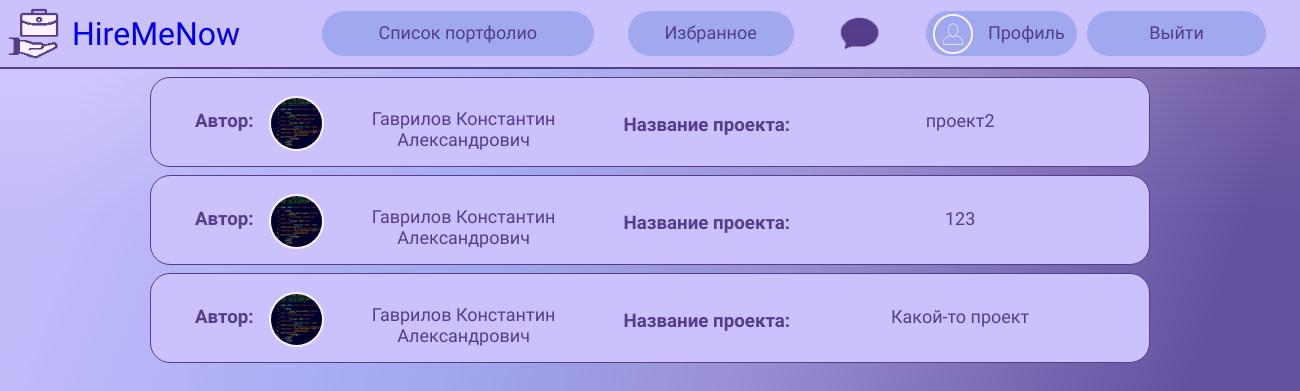
Screenshot of /favorite/ (signed in) with the database file from the repository.
### mainApp/models.py (models this page shows, shortened)
class Like(models.Model):
    portfolio = models.ForeignKey(Portfolio, on_delete=models.SET_NULL, null=True)
    user = models.ForeignKey(User, on_delete=models.SET_NULL, null=True)
    profile = models.ForeignKey(userProfile, on_delete=models.SET_NULL, null=True)

class userProfile(models.Model):
    user = models.OneToOneField(User, null=True, on_delete=models.CASCADE)
    resume = models.FileField(upload_to='files/', validators=[FileExtensionValidator(allowed_extensions=['pdf'])],
                              blank=True)
    avatar = models.ImageField(upload_to='images/', default='../static/img/profile.png',
                               validators=[FileExtensionValidator(allowed_extensions=['png', 'jpg', 'jpeg'])],
                               blank=True)
    fullName = models.CharField(max_length=100, blank=False, default='ИмяПользователя')
    education = models.CharField(max_length=100, blank=False, default='похоже, тут ничего нет...')
    edu_base = models.CharField(max_length=100, blank=False, default='похоже, тут ничего нет...')
    contacts = models.CharField(max_length=250, blank=False, default='похоже, тут ничего нет...')
    level = models.CharField(max_length=100, blank=False, default='похоже, тут ничего нет...')
    chars = models.CharField(max_length=150, blank=False, default='похоже, тут ничего нет...')
    exp = models.CharField(max_length=200, blank=False, default='похоже, тут ничего нет...')

class Portfolio(models.Model):
    user = models.ForeignKey(User, on_delete=models.SET_NULL, null=True)
    name = models.CharField(max_length=150, blank=False, default="Какой-то проект")
    image = models.ImageField(upload_to='images/', default='../static/img/photo404.jpg', validators=[FileExtensionValidator(allowed_extensions=['png', 'jpg', 'jpeg'])], blank=True)
    description = models.CharField(max_length=2000, blank=False, default="Описание какого-то проекта")
    link = models.CharField(max_length=250, blank=True, default="Какая-то ссылка")
    created = models.DateTimeField(auto_now_add=True)
    class Meta:
        ordering = ['-created']

### mainApp/views.py (the view)
# urls.py: path('favorite/', views.favorite, name='favorite'),
@login_required(login_url="login")
def favorite(request):
    likes = Like.objects.filter(user=request.user)
    context = {
        'likes': likes
    }
    return render(request, 'favorite.html', context)

### templates/favorite.html (shortened to what this page needs)
{% load static %}
<!DOCTYPE html>
<html lang="ru" dir="ltr">
  <head>
    <link rel="stylesheet" href="{% static 'css/favorite.css' %}">
    <link rel="stylesheet" href="{% static 'css/no_underline.css' %}">
  </head>
  <body>
    <div id="nav-bar">
		<a href="{% url 'home' %}" id="header">
			<img id="main-logo" src="{% static 'img/logo.png'%}" alt="logo">
			<h1 id="name">HireMeNow</h1>
		</a>
		<div id="buttons">
			<a href="{% url 'portfolio-list' %}" class="btn" id="portfolio-list">Список портфолио</a>
			<a href="{% url 'favorite' %}" class="btn" id="favorite">Избранное</a>
			<a href="{% url 'chat_template' %}" id="chat">
			<img src="{% static 'img/chat.png' %}" width="65px" alt="chat">
			</a>
            {% if user.is_authenticated %}
            <div id="enter">
				<a href="{% url 'profile' request.user.username %}" class="btn" id="profile"><img id="profile-picture" src="{% static 'img/profile.png' %}" width="40px">Профиль</a>
				<a href="{% url 'logout' %}" class="btn" id="logout">Выйти</a>
			</div>
            {% else %}
			<div id="enter">
				<a href="{% url 'register' %}" class="btn" id="reg">Регистрация</a>
				<a href="{% url 'login' %}" class="btn" id="log">Вход</a>
			</div>
            {% endif %}
		</div>
	</div>
    <div class="holder">
    {% for like in likes %}
        <div class="project">
              <div class="info">
                    <div class="username">
                        <h3 class="creator">Автор:</h3>
                        <img src="{{ like.profile.avatar.url }}" width="55px" height="55px" class="mini-profile">
                        <a class="name">{{ like.profile.fullName }}</a>
                    </div>
                    <div class="projects-list">
                      <h3 class="products">Название проекта:</h3>
                      <a class="project-name">{{ like.portfolio.name }}</a>
                   </div>
              </div>
        </div>
    {% endfor %}
    </div>
    </body>
</html>

### static/css/favorite.css (style rules this page uses)
* { margin: 0; padding: 0; box-sizing: border-box; font-family: 'Comfortaa'; }
body { width: 100%; height: 100%; background: linear-gradient(110.2deg, rgba(203, 193, 253, 0.8) 7%, rgba(160, 168, 240, 0.8) 36.37%, rgba(151, 135, 203, 0.8) 55.83%, rgba(85, 61, 139, 0.8) 83.36%), linear-gradient(180.21deg, #FEF2FF 0.19%, #A0A8F0 27.03%);; overflow: hidden; background-repeat: no-repeat; background-attachment: fixed; overflow-y: scroll; color: #553d8b; }
#header { display: flex; align-items: center; justify-content: left; gap: 5px; }
#nav-bar { display: flex; width: 100%; align-items: center; flex-direction: row; background: #CBC1FD; border-bottom: 2px solid #553D8B; }
#buttons { width: 100%; display: flex; justify-content: space-evenly; }
#main-logo { width: 67px; height: 67px; }
#name { position: flex; display: flex; width: 216px; height: 40px; font-weight: 400; font-size: 32px; line-height: 40px; }
.btn { display: flex; flex-direction: row; justify-content: center; align-items: center; padding: 10px; background: #A0A8F0; border-radius: 25px; font-weight: 400; font-size: 18px; line-height: 22px; text-align: center; border: none; height: 45.83px; color: #553d8b; }
#portfolio-list { width: 272.41px; cursor: pointer; }
#favorite { width: 166.02px; cursor: pointer; }
#chat { display: flex; align-items: center; height: 45px; border: none; border-radius: 50%; cursor: pointer; background: #CBC1FD; }
#profile { cursor: pointer; display: flex; flex-direction: row; justify-content: center; align-items: center; padding: 10px 12px; }
#profile-picture { border: 2px solid#FEF2FF; border-radius: 50%; margin-right: 15px; margin-left: -5px; }
#logout { width: 179.61px; cursor: pointer; }
#enter { display: flex; flex-direction: row; gap: 10px; }
::placeholder { color: #553D8B; }
.project { margin: 8px auto; background-color: #CBC1FD; width: 100%; max-width: 1000px; height: 90px; border-radius: 20px; border: 1px solid #553D8B; }
.info { display: flex; flex-direction: row; align-items: center; text-align: center; justify-content: center; padding: 4px; }
.holder { width: 1290px; margin: 0px auto; }
.username { padding: 5px; display: flex; flex-direction: row; justify-content: space-evenly; margin-top: 9px; margin-right: 0px; }
.mini-profile { border: 2px solid#FEF2FF; border-radius: 50%; }
.creator { margin-right: 15px; margin-top: 14px; }
.name { font-size: 18px; font-weight: 400; margin-left: 15px; margin-top: 12px; width: 250px; }
.projects-list { display: flex; flex-direction: row; margin-left: 30px; }
.products { margin-top: 12px; margin-right: 20px; }
.project-name { margin-top: 8px; font-size: 18px; font-weight: 400; width: 300px; }

### static/css/no_underline.css (style rules this page uses)
a { text-decoration: none; }

### rows the page displays
Like: profile.avatar (picture), profile.fullName "Гаврилов Константин Александрович", portfolio.name "проект2"
Like: profile.avatar (picture), profile.fullName "Гаврилов Константин Александрович", portfolio.name "123"
Like: profile.avatar (picture), profile.fullName "Гаврилов Константин Александрович", portfolio.name "Какой-то проект"
